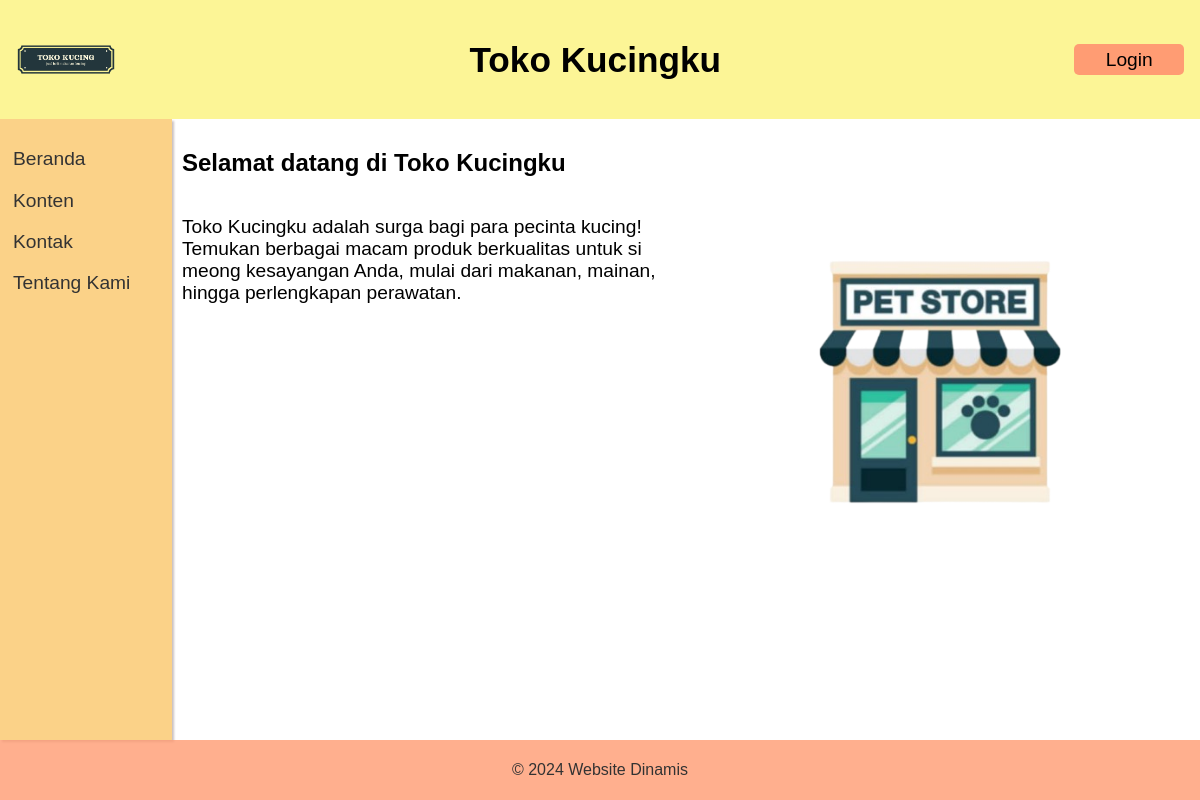
The page / on the database its author committed.
### tables this page shows
CREATE TABLE `pages` (
  `id` int(11) NOT NULL,
  `title` varchar(255) NOT NULL,
  `content` text NOT NULL
);

### landingpage/content/home.php (the view)
<?php
include "./landingpage/includes/import.php";
$sql = "SELECT content FROM pages WHERE title='Home1'";
$result = $conn ->query($sql);
if($result -> num_rows > 0 ){
	$row = $result -> fetch_assoc();
	echo $row['content'];
}
else{
	echo " Content not founds";
}
?>

### landingpage/asets/style.css (style rules this page uses)
:root { --primary: #FCF596; --accendt: #FBD288; --navbar: #FBD288; }
body { font-family: Arial, sans-serif; margin: 0; padding: 0; display: flex; flex-direction: column; height: 100vh; }
.pengenalan { font-size: 1.2rem; width: 100%; }
.row { display: flex; }

### rows shown on the page
pages: content "Selamat datang di Toko Kucingku Toko Kucingku adalah surga bagi para pecinta kucing! Temukan berbagai macam produk berkualitas untuk si meong kesayangan Anda, mulai dari makanan, mainan, hingga perlengkapan perawatan.", content (picture)
